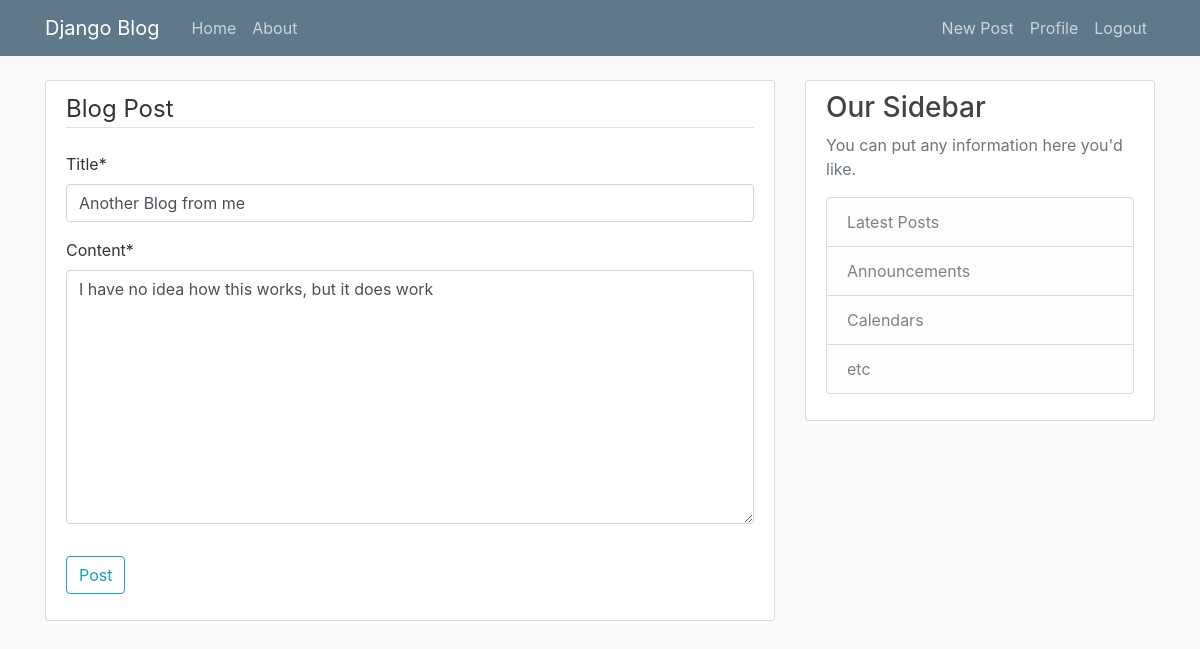
The app's page /post/5/update/ (signed in) with its own data.
### blog/models.py (models this page shows, shortened)
class Post(models.Model):
    title = models.CharField(max_length=100)
    content = models.TextField()
    date_posted = models.DateTimeField(default=timezone.now)
    author = models.ForeignKey(User, on_delete=models.CASCADE)

### blog/views.py (the view, shortened to what this page needs)
# urls.py: path('post/<int:pk>/update/', PostUpdateView.as_view(), name='post-update'),
class PostUpdateView(LoginRequiredMixin, UserPassesTestMixin, UpdateView):
    model = Post
    fields = ['title', 'content']
    def test_func(self):
        post = self.get_object()
        if self.request.user == post.author:
            return True
        return False

### blog/templates/blog/post_form.html (shortened to what this page needs)
{% extends "blog/base.html" %}
{% load crispy_forms_tags %}
{% block content %}
<div class='content-section'>
      <form method="POST">
            <fieldset class="form-group">
                  <legend class='border-bottom mb-4'>
                        Blog Post
                  </legend>
                  {{ form | crispy }}
            </fieldset>
            <div class='form-group'>
                  <button class='btn btn-outline-info' type='submit'>Post</button>
            </div>
      </form>
</div>
{% endblock content%}

### blog/static/blog/main.css (style rules this page uses)
body { background: #fafafa; color: #333333; margin-top: 5rem; }
.content-section { background: #ffffff; padding: 10px 20px; border: 1px solid #dddddd; border-radius: 3px; margin-bottom: 20px; }

### records on screen
Post: title "Another Blog from me", content "I have no idea how this works, but it does work"
